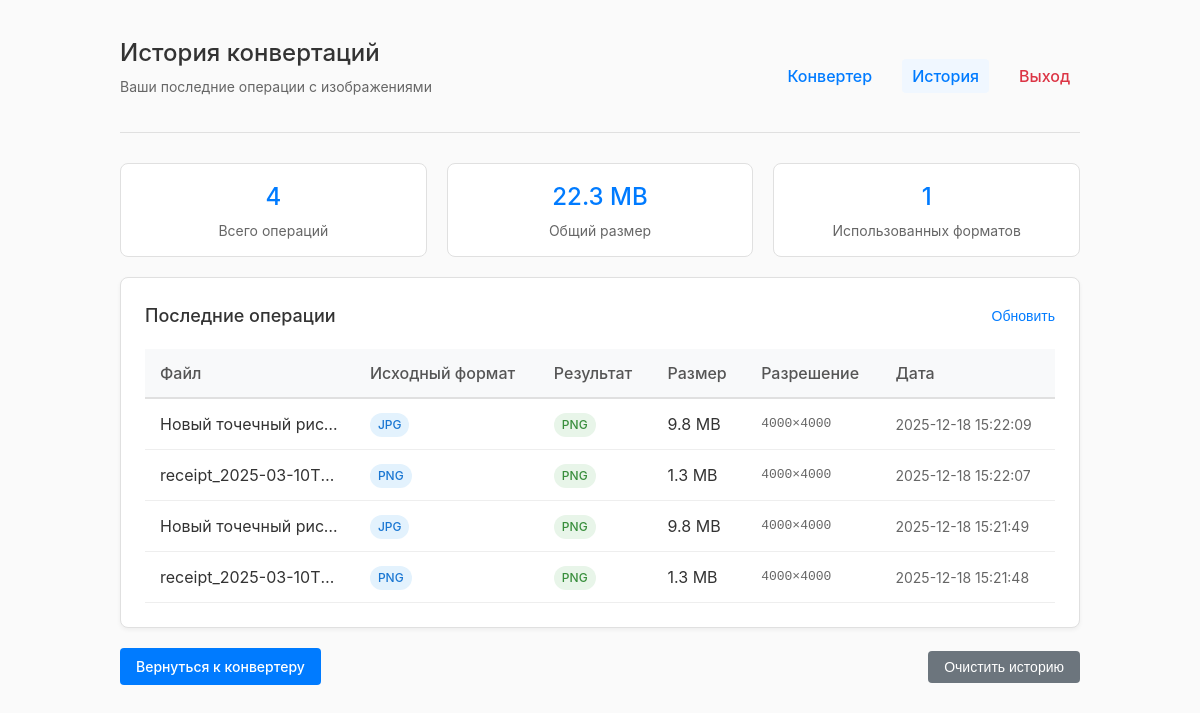
The app's page /history (signed in) with its own data.
### tables this page shows
CREATE TABLE conversion_history (
            id INTEGER PRIMARY KEY,
            user_id INTEGER,
            filename TEXT,
            original_format TEXT,
            converted_format TEXT,
            width INTEGER,
            height INTEGER,
            file_size INTEGER,
            converted_at TIMESTAMP DEFAULT CURRENT_TIMESTAMP,
            FOREIGN KEY (user_id) REFERENCES users (id)
        );

### main.py (the view)
    def decorated_function(*args, **kwargs):
        if 'username' not in session:
            flash('Пожалуйста, войдите в систему', 'error')
            return redirect(url_for('login'))
        return f(*args, **kwargs)

### main.py (called while the page is built)
def get_db_connection():
    connection = sqlite3.connect(DB_FILE)
    connection.row_factory = sqlite3.Row
    return connection

def get_user_id(username):
    connection = get_db_connection()
    user = connection.execute('SELECT id FROM users WHERE username = ?', (username,)).fetchone()
    connection.close()
    return user['id'] if user else None

def get_conversion_history(user_id, limit=50):
    connection = get_db_connection()
    history = connection.execute('''
        SELECT * FROM conversion_history
        WHERE user_id = ?
        ORDER BY converted_at DESC
        LIMIT ?
    ''', (user_id, limit)).fetchall()
    connection.close()
    return [dict(row) for row in history]

def login_required(f):
    def decorated_function(*args, **kwargs):
        if 'username' not in session:
            flash('Пожалуйста, войдите в систему', 'error')
            return redirect(url_for('login'))
        return f(*args, **kwargs)
    decorated_function.__name__ = f.__name__
    return decorated_function

@app.route('/history')
@login_required
def history():
    user_id = get_user_id(session['username'])
    history_data = get_conversion_history(user_id)
    return render_template('history.html', history=history_data)

### templates/history.html (shortened to what this page needs)
<!DOCTYPE html>
<html lang="ru">
<head>
</head>
<body>
    <div class="header">
        <div>
            <h1>История конвертаций</h1>
            <div class="subtitle">Ваши последние операции с изображениями</div>
        </div>
        <div class="nav">
            <a href="{{ url_for('index') }}">Конвертер</a>
            <a href="{{ url_for('history') }}" style="background-color: #f0f7ff;">История</a>
            <a href="{{ url_for('logout') }}" class="logout">Выход</a>
        </div>
    </div>
    <div class="stats">
        <div class="stat-card">
            <div class="stat-value">{{ history|length }}</div>
            <div class="stat-label">Всего операций</div>
        </div>
        {% if history %}
        {% set total_size = history|sum(attribute='file_size') %}
        <div class="stat-card">
            <div class="stat-value">{{ "%.1f"|format(total_size / 1024 / 1024) }} MB</div>
            <div class="stat-label">Общий размер</div>
        </div>
        <div class="stat-card">
            <div class="stat-value">
                {% set formats = history|map(attribute='converted_format')|unique|list %}
                {{ formats|length }}
            </div>
            <div class="stat-label">Использованных форматов</div>
        </div>
        {% endif %}
    </div>
    <div class="card">
        <div style="display: flex; justify-content: space-between; align-items: center; margin-bottom: 20px;">
            <h2 style="font-size: 18px; font-weight: 500;">Последние операции</h2>
            <button class="refresh-btn" onclick="loadHistory()">
                Обновить
            </button>
        </div>
        <div class="table-container">
            {% if history %}
            <table>
                <thead>
                    <tr>
                        <th>Файл</th>
                        <th>Исходный формат</th>
                        <th>Результат</th>
                        <th>Размер</th>
                        <th>Разрешение</th>
                        <th>Дата</th>
                    </tr>
                </thead>
                <tbody>
                    {% for item in history %}
                    <tr>
                        <td style="max-width: 200px; overflow: hidden; text-overflow: ellipsis; white-space: nowrap;">
                            {{ item.filename }}
                        </td>
                        <td>
                            <span class="format-badge original-format">{{ item.original_format }}</span>
                        </td>
                        <td>
                            <span class="format-badge converted-format">{{ item.converted_format }}</span>
                        </td>
                        <td>
                            {% if item.file_size < 1024 %}
                                {{ item.file_size }} B
                            {% elif item.file_size < 1024*1024 %}
                                {{ "%.1f"|format(item.file_size/1024) }} KB
                            {% else %}
                                {{ "%.1f"|format(item.file_size/1024/1024) }} MB
                            {% endif %}
                        </td>
                        <td class="dimensions">
                            {% if item.width and item.height %}
                                {{ item.width }}×{{ item.height }}
                            {% else %}
                                —
                            {% endif %}
                        </td>
                        <td style="color: #666; font-size: 14px;">
                            {{ item.converted_at }}
                        </td>
                    </tr>
                    {% endfor %}
                </tbody>
            </table>
            {% endif %}
        </div>
    </div>
    <div class="actions">
        <a href="{{ url_for('index') }}" class="btn btn-primary">Вернуться к конвертеру</a>
        {% if history %}
        <button class="btn btn-secondary" onclick="clearHistory()">Очистить историю</button>
        {% endif %}
    </div>
</body>
</html>

### templates/history.html (style rules this page uses)
* { margin: 0; padding: 0; box-sizing: border-box; }
body { font-family: -apple-system, BlinkMacSystemFont, 'Segoe UI', Roboto, sans-serif; line-height: 1.5; color: #333; background: #fafafa; padding: 20px; max-width: 1000px; margin: 0 auto; }
.header { display: flex; justify-content: space-between; align-items: center; padding: 15px 0; border-bottom: 1px solid #e0e0e0; margin-bottom: 30px; }
.nav { display: flex; gap: 20px; }
.nav a { color: #007bff; text-decoration: none; font-weight: 500; padding: 5px 10px; border-radius: 4px; transition: background-color 0.2s; }
.logout { color: #dc3545 !important; }
h1 { font-size: 24px; font-weight: 500; margin-bottom: 5px; }
.subtitle { color: #666; font-size: 14px; margin-bottom: 20px; }
.card { background: white; border: 1px solid #e0e0e0; border-radius: 8px; padding: 24px; margin-bottom: 20px; box-shadow: 0 2px 4px rgba(0,0,0,0.05); }
.table-container { overflow-x: auto; }
table { width: 100%; border-collapse: collapse; }
th { background-color: #f8f9fa; padding: 12px 15px; text-align: left; font-weight: 500; color: #555; border-bottom: 2px solid #e0e0e0; }
td { padding: 12px 15px; border-bottom: 1px solid #eee; }
.format-badge { display: inline-block; padding: 3px 8px; border-radius: 12px; font-size: 12px; font-weight: 500; background-color: #e9ecef; color: #495057; }
.original-format { background-color: #e3f2fd; color: #1976d2; }
.converted-format { background-color: #e8f5e9; color: #388e3c; }
.dimensions { font-family: monospace; color: #666; }
.actions { margin-top: 20px; display: flex; justify-content: space-between; align-items: center; }
.btn { padding: 8px 16px; border: none; border-radius: 4px; cursor: pointer; font-size: 14px; font-weight: 500; text-decoration: none; display: inline-block; }
.btn-primary { background: #007bff; color: white; }
.btn-secondary { background: #6c757d; color: white; }
.refresh-btn { background: none; border: none; color: #007bff; cursor: pointer; font-size: 14px; display: flex; align-items: center; gap: 5px; }
.stats { display: flex; gap: 20px; margin-bottom: 20px; flex-wrap: wrap; }
.stat-card { flex: 1; min-width: 150px; background: white; border: 1px solid #e0e0e0; border-radius: 8px; padding: 15px; text-align: center; }
.stat-value { font-size: 24px; font-weight: 500; color: #007bff; margin-bottom: 5px; }
.stat-label { color: #666; font-size: 14px; }

### records on screen
conversion_history: filename "Новый точечный рис…", original_format "JPG", converted_format "PNG", item.file_size/1024/1024 "9.8", width "4000", height "4000", converted_at "2025-12-18 15:22:09"
conversion_history: filename "receipt_2025-03-10T…", original_format "PNG", converted_format "PNG", item.file_size/1024/1024 "1.3", width "4000", height "4000", converted_at "2025-12-18 15:22:07"
conversion_history: filename "Новый точечный рис…", original_format "JPG", converted_format "PNG", item.file_size/1024/1024 "9.8", width "4000", height "4000", converted_at "2025-12-18 15:21:49"
conversion_history: filename "receipt_2025-03-10T…", original_format "PNG", converted_format "PNG", item.file_size/1024/1024 "1.3", width "4000", height "4000", converted_at "2025-12-18 15:21:48"

### other values on screen
{{ history|length }} "4"
{{ "%.1f"|format(total_size / 1024 / 1024) }} "22.3"
